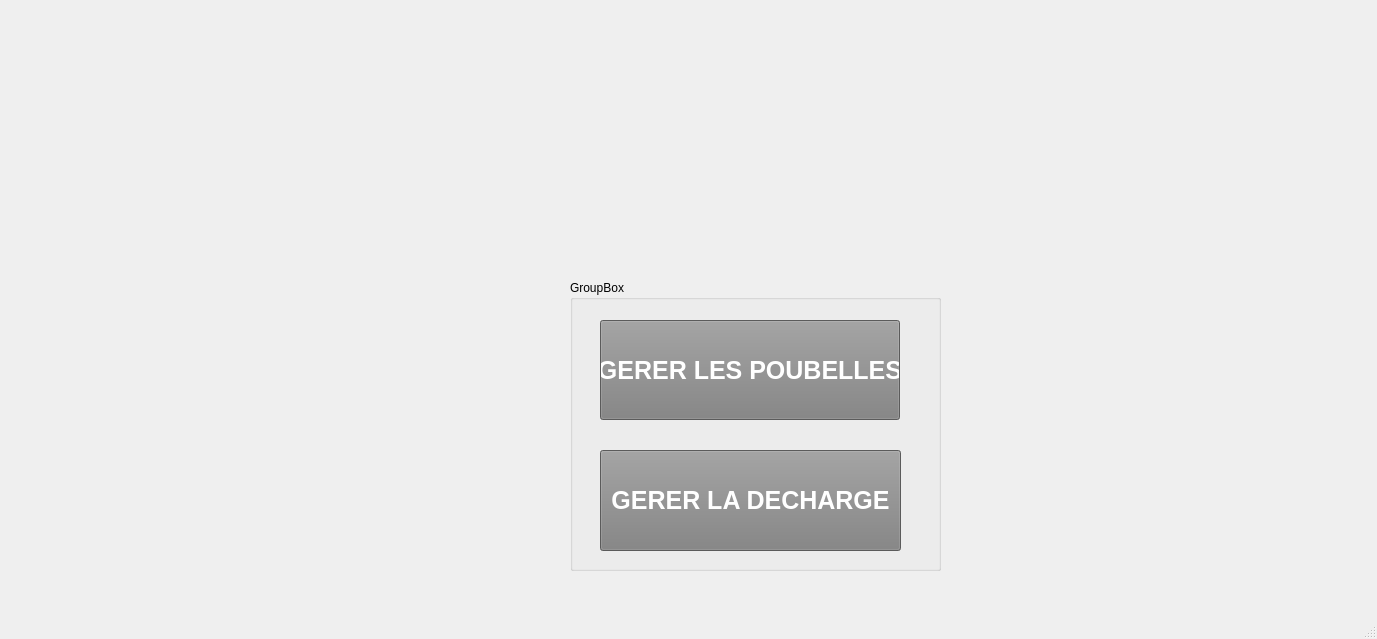
<?xml version="1.0" encoding="UTF-8"?>
<ui version="4.0">
 <class>HMainWindow</class>
 <widget class="QMainWindow" name="HMainWindow">
  <property name="geometry">
   <rect>
    <x>0</x>
    <y>0</y>
    <width>1377</width>
    <height>639</height>
   </rect>
  </property>
  <property name="windowTitle">
   <string>HMainWindow</string>
  </property>
  <widget class="QWidget" name="centralwidget">
   <widget class="QLabel" name="labelback_menu">
    <property name="geometry">
     <rect>
      <x>-10</x>
      <y>-10</y>
      <width>1366</width>
      <height>768</height>
     </rect>
    </property>
    <property name="text">
     <string/>
    </property>
   </widget>
   <widget class="QPushButton" name="pushButtonpoubelles">
    <property name="geometry">
     <rect>
      <x>600</x>
      <y>320</y>
      <width>300</width>
      <height>100</height>
     </rect>
    </property>
    <property name="font">
     <font>
      <pointsize>19</pointsize>
      <weight>75</weight>
      <bold>true</bold>
     </font>
    </property>
    <property name="styleSheet">
     <string notr="true">background-color: grey;
color:white;
</string>
    </property>
    <property name="text">
     <string>GERER LES POUBELLES</string>
    </property>
   </widget>
   <widget class="QGroupBox" name="groupBox">
    <property name="geometry">
     <rect>
      <x>570</x>
      <y>280</y>
      <width>371</width>
      <height>291</height>
     </rect>
    </property>
    <property name="title">
     <string>GroupBox</string>
    </property>
   </widget>
   <widget class="QPushButton" name="pushButtonDecharge">
    <property name="geometry">
     <rect>
      <x>600</x>
      <y>450</y>
      <width>301</width>
      <height>101</height>
     </rect>
    </property>
    <property name="font">
     <font>
      <pointsize>19</pointsize>
      <weight>75</weight>
      <bold>true</bold>
     </font>
    </property>
    <property name="styleSheet">
     <string notr="true">background-color:grey;
color:white;</string>
    </property>
    <property name="text">
     <string>GERER LA DECHARGE</string>
    </property>
   </widget>
   <zorder>groupBox</zorder>
   <zorder>labelback_menu</zorder>
   <zorder>pushButtonpoubelles</zorder>
   <zorder>pushButtonDecharge</zorder>
  </widget>
  <widget class="QMenuBar" name="menubar">
   <property name="geometry">
    <rect>
     <x>0</x>
     <y>0</y>
     <width>1377</width>
     <height>21</height>
    </rect>
   </property>
  </widget>
  <widget class="QStatusBar" name="statusbar"/>
 </widget>
 <resources/>
 <connections/>
</ui>
